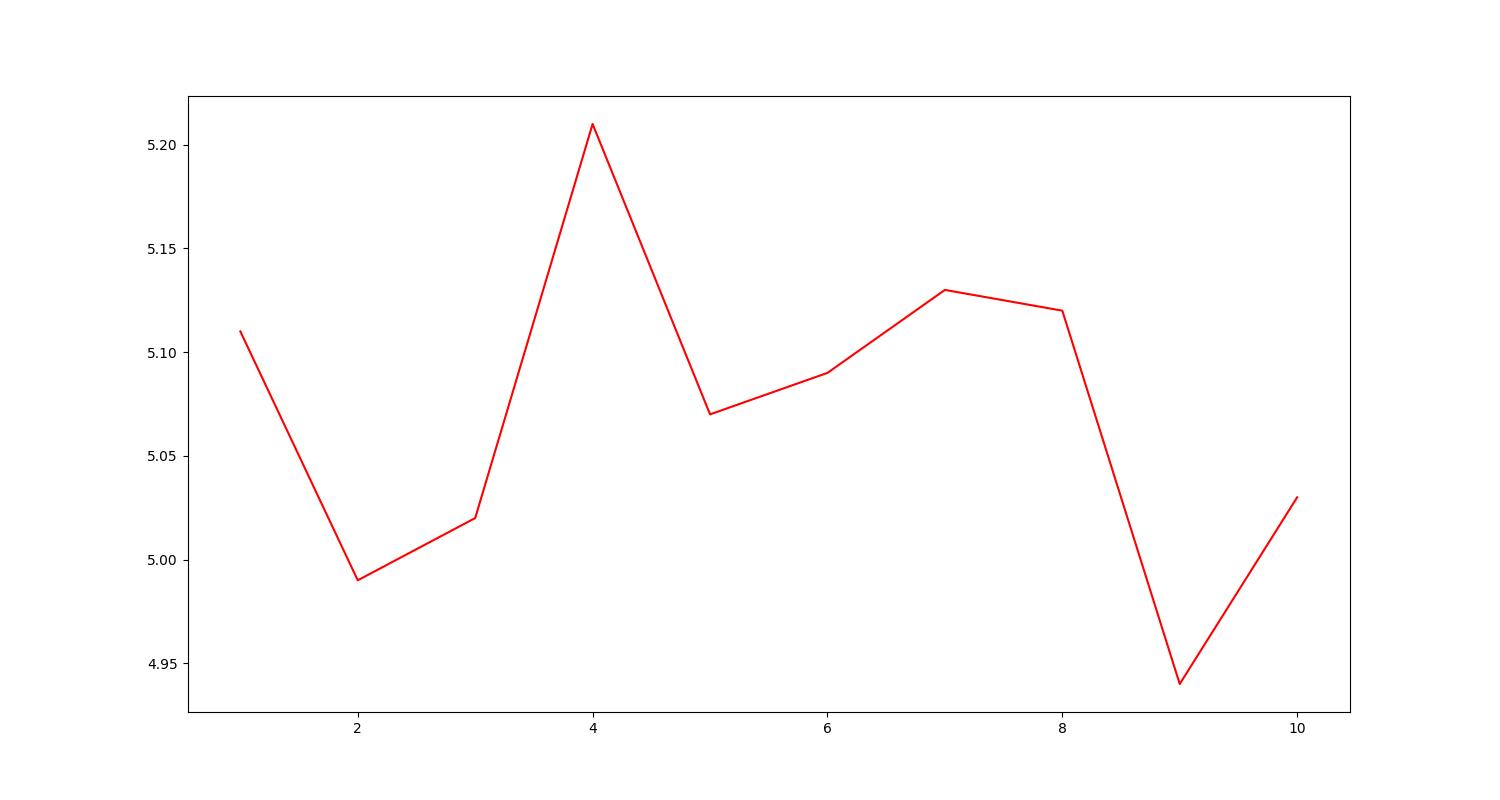

Python code for this plot:
import pandas as pd
import matplotlib.pyplot as plt

%matplotlib inline

df = pd.read_csv('gasolina.csv')
df.head()

plt.figure(figsize=(15,8))
plt.plot(df['dia'], df['venda'], color = 'red')
plt.savefig('gasolina2.png')